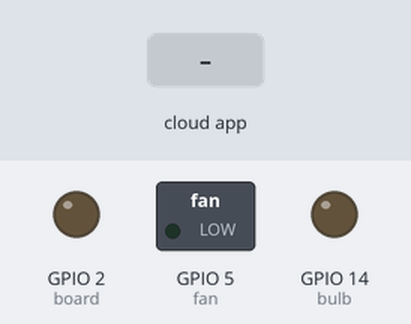
Bench run of a sketch on a simulated ESP8266 (NodeMCU). Shown: switched loads named in the sketch (green lamp = pin HIGH), output pins drawn as LEDs (lit = HIGH). The inputs (shaded band) are chosen by the test bench. WiFi joins after 1.5 s; servers stay silent unless stated; the Firebase database answers and starts empty; what the sketch prints to the serial monitor is not drawn.

Above: at 2.7 s.
2.8 s: the phone or cloud app sets fanStatus to 1
At 6.5 s:
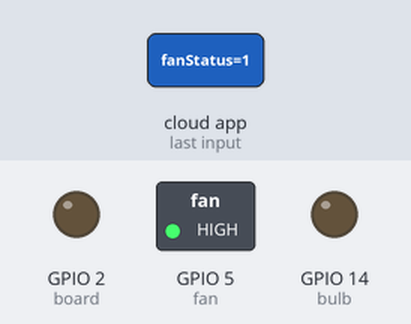
7.6 s: the phone or cloud app sets bulbStatus to 1
At 13.1 s:
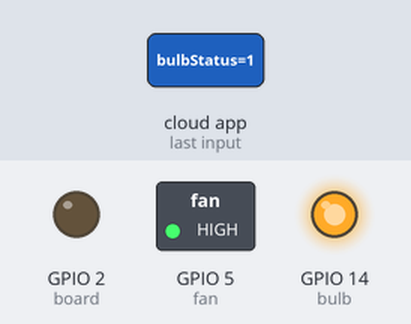
13.2 s: the phone or cloud app sets boardStatus to 1
At 16.0 s:
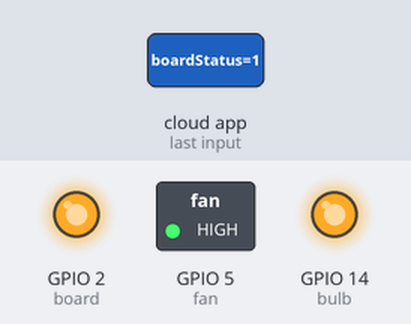
16.3 s: the phone or cloud app sets bulbStatus to 0
At 19.5 s:
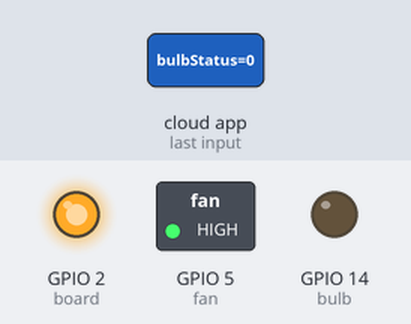
20.6 s: the phone or cloud app sets fanStatus to 0
At 23.3 s:
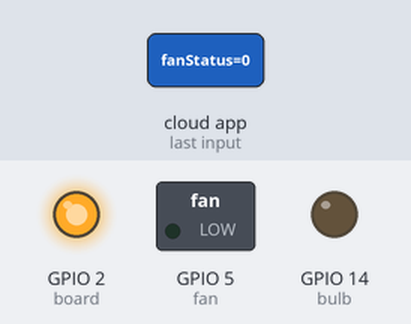
23.9 s: the phone or cloud app sets bulbStatus to 1
At 28.7 s:
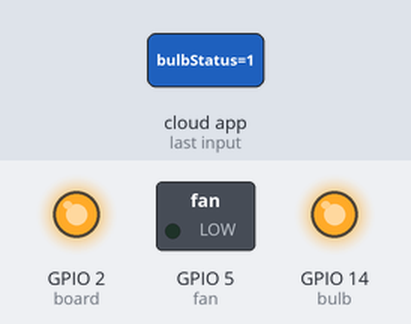
Timing chart, 0 to 30.2 s (numbered marks = the images above; inputs shaded):
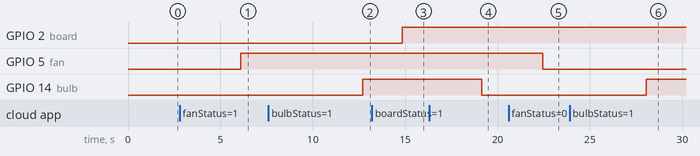

The sketch:

uol2021-v1.ino
```cpp
#include <ESP8266WiFi.h>
#include <FirebaseArduino.h>

// connecting to Firebase
#define FIREBASE_HOST "ahcontrol-8744d-default-rtdb.firebaseio.com"
#define FIREBASE_AUTH "che5SQgowVDd47JRCwHsdSITWMNVxRnsqlcLW2Yp"

#define WIFI_SSID "cheema"
#define WIFI_PASSWORD "cheema4310cck"


int fan = 5;    // D1
int bulb = 14;  // D5
int board = 2;  // D4
//
//int inputBoard = 16; // D0 wake (INPUT) button
//int inputBulb = 15;  // input blub
//int inputFan = 13;   // input fan

//int boardStatusM = Firebase.getInt("alert/boardStatusM");
//int bulbStatusM = Firebase.getInt("alert/bulbStatusM");
//int fanStatusM = Firebase.getInt("alert/fanStatusM");

//int alertFan = 0;
//int alertBoard = 0;
//int alertBulb = 0;


void setup() {
  // put your setup code here, to run once:
  Serial.begin(9600);


  // connecting to Wifi

  WiFi.begin(WIFI_SSID, WIFI_PASSWORD);
  Serial.print("Connecting");

  while(WiFi.status() != WL_CONNECTED){
    Serial.print(".");
   delay(500);
  }
  Serial.println();
  Serial.print("connected: ");
  Serial.println(WiFi.localIP());


  // linking Firebase

  Firebase.begin(FIREBASE_HOST, FIREBASE_AUTH);

  // pinMode listed

 pinMode(fan, OUTPUT);
 pinMode(bulb, OUTPUT);
 pinMode(board, OUTPUT);

// pinMode(inputBoard, INPUT);
// pinMode(inputBulb, INPUT);
// pinMode(inputFan, INPUT);

  }


void loop() {
   int fanStatus = Firebase.getInt("fan/fanStatus");

   // only if couldn't connect to firebase
     if (Firebase.failed()) {
      Serial.print("setting number failed:");
      Serial.println(Firebase.error());
      return;
  }

  delay(1000);

  if(fanStatus == 1){

    digitalWrite(fan, HIGH);
    Serial.print("fan is on");
    delay(1000);

  } else {
    digitalWrite(fan, LOW);

  }


  int bulbStatus = Firebase.getInt("bulb/bulbStatus");

   // only if couldn't connect to firebase
  if (Firebase.failed()) {
      Serial.print("setting number failed:");
      Serial.println(Firebase.error());
      return;
  }
  delay(1000);

  if(bulbStatus == 1){
    digitalWrite(bulb, HIGH);
    Serial.print("bulb is on");
    delay(1000);
  } else {
    digitalWrite(bulb, LOW);
  }

  // boardStatus check

  int boardStatus = Firebase.getInt("board/boardStatus");

   // only if couldn't connect to firebase
     if (Firebase.failed()) {
      Serial.print("setting number failed:");
      Serial.println(Firebase.error());
      return;
  }
  delay(1000);

  if(boardStatus == 1){

    digitalWrite(board, HIGH);
    Serial.print("board is on");
    delay(1000);

  } else {
    digitalWrite(board, LOW);

  }


}
```

Measured:
- after the input at 2.8 s, GPIO 5 (fan): LOW → HIGH after 3.3 s
- after the input at 7.6 s, GPIO 14 (bulb): LOW → HIGH after 5.1 s
- after the input at 13.2 s, GPIO 2 (board): LOW → HIGH after 1.7 s
- after the input at 16.3 s, GPIO 14 (bulb): HIGH → LOW after 2.9 s
- after the input at 20.6 s, GPIO 5 (fan): HIGH → LOW after 1.9 s
- after the input at 23.9 s, GPIO 14 (bulb): LOW → HIGH after 4.2 s
